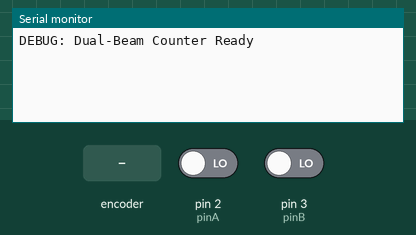
Recording of a sketch running on a simulated Arduino Uno, built with avr-gcc and run on an emulated ATmega328P. Parts: the last lines printed to the serial monitor. The inputs (shaded band) are chosen by the test bench; at power-on: pin 2 (pinA) LOW, pin 3 (pinB) LOW.

Above: at 3.2 s.
3.3 s: rotary encoder on pin 2 (pinA) / pin 3 (pinB) turned 1 step (first pin leading)
At 3.8 s:
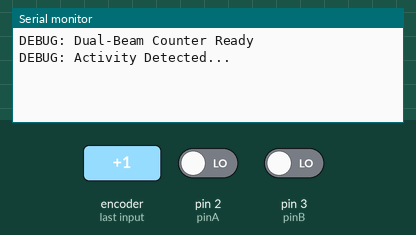
5.0 s: rotary encoder on pin 2 (pinA) / pin 3 (pinB) turned 1 step (first pin leading)
At 5.4 s:
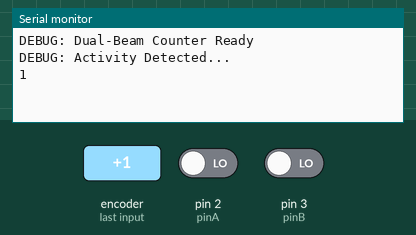

Measured:
- after the input at 3.3 s, the serial monitor: prints a new line after 0.05 s (image 1)
- after the input at 5.0 s, the serial monitor: prints a new line at once (image 2)

The sketch:

stateMachineCounter.ino
```cpp
const int pinA = 2;
const int pinB = 3;

int count = 0;
int sequenceState = 0; // 0=Idle, 1=A broken, 2=B broken after A

void setup() {
  Serial.begin(9600);
  pinMode(pinA, INPUT); // Assuming module has built-in pull-up or you added one
  pinMode(pinB, INPUT);

  Serial.println("DEBUG: Dual-Beam Counter Ready");
  delay(2000);
}

void loop() {
  // Read Sensors (HIGH = Beam Broken, LOW = Beam Intact)
  // *Adjust this depending on your specific wiring/module logic*
  bool breakA = digitalRead(pinA);
  bool breakB = digitalRead(pinB);

  // --- STATE MACHINE ---

  // STATE 0: IDLE (Waiting for A)
  if (sequenceState == 0 && breakA && !breakB) {
    sequenceState = 1; // Movement started
    Serial.println("DEBUG: Activity Detected...");
  }

  // STATE 1: TRANSITION (A -> B)
  // We wait until B breaks while A is still broken (or just after)
  else if (sequenceState == 1 && breakB) {
    sequenceState = 2; // Person is fully blocking path
  }

  // STATE 2: COMPLETION (Walking out of B)
  // If B is now clear (and A is clear), the person has passed.
  else if (sequenceState == 2 && !breakA && !breakB) {
    count++;
    sequenceState = 0; // Reset

    // Output for Dashboard
    Serial.println(count);

    // Slight debounce to prevent double-counting the trailing foot
    delay(250);
  }
}
```
